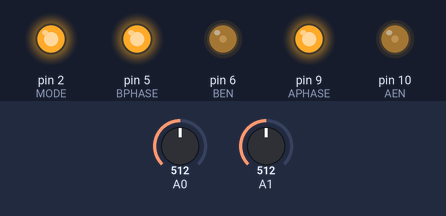
The sketch below on a simulated Arduino Uno, built with avr-gcc and run on an emulated ATmega328P. Shown: output pins drawn as LEDs (lit = HIGH). The test bench sets the inputs (shaded band); at power-on: A0 = 512, A1 = 512. What the sketch prints to the serial monitor is not drawn.

Above: at 0.2 s.
Timing chart, 0 to 1.7 s (numbered marks = the images above):
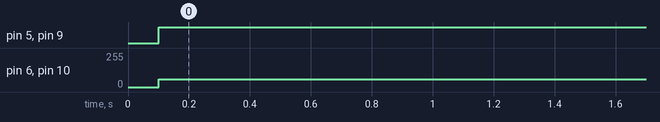

The sketch:

Ltika_Uno.ino
```cpp
#define AEN 10
#define APHASE 9
#define BEN 6
#define BPHASE 5
#define MODE 2

void setup() {

  Serial.begin(9600);

  pinMode(BEN, OUTPUT);
  pinMode(BPHASE, OUTPUT);
  pinMode(AEN, OUTPUT);
  pinMode(APHASE, OUTPUT);
  pinMode(MODE, OUTPUT);
  digitalWrite(MODE, HIGH);
}

void loop() {
  int val_L;//進行方向左側のフォトインタラプタの値
  int val_R;//進行方向左側のフォトインタラプタの値
  val_L = analogRead(0) ; //アナログ0番ピンからセンサ値を読み込み
  Serial.println(val_L) ; // シリアルモニターへ表示
  Serial.println("L") ; // シリアルモニターへ表示
  val_R = analogRead(1) ; //アナログ0番ピンからセンサ値を読み込み
  Serial.println(val_R) ; // シリアルモニターへ表示
  Serial.println("R") ; // シリアルモニターへ表示
  delay(100);

  digitalWrite(APHASE, HIGH);
  digitalWrite(BPHASE, HIGH);
  analogWrite(AEN, 60);
  analogWrite(BEN, 60);

}
```

Measured:
- by itself, pin 5 (BPHASE), pin 9 (APHASE): LOW → HIGH at 0.10 s
- by itself, pin 6 (BEN), pin 10 (AEN): 0/255 → 60/255 at 0.10 s
